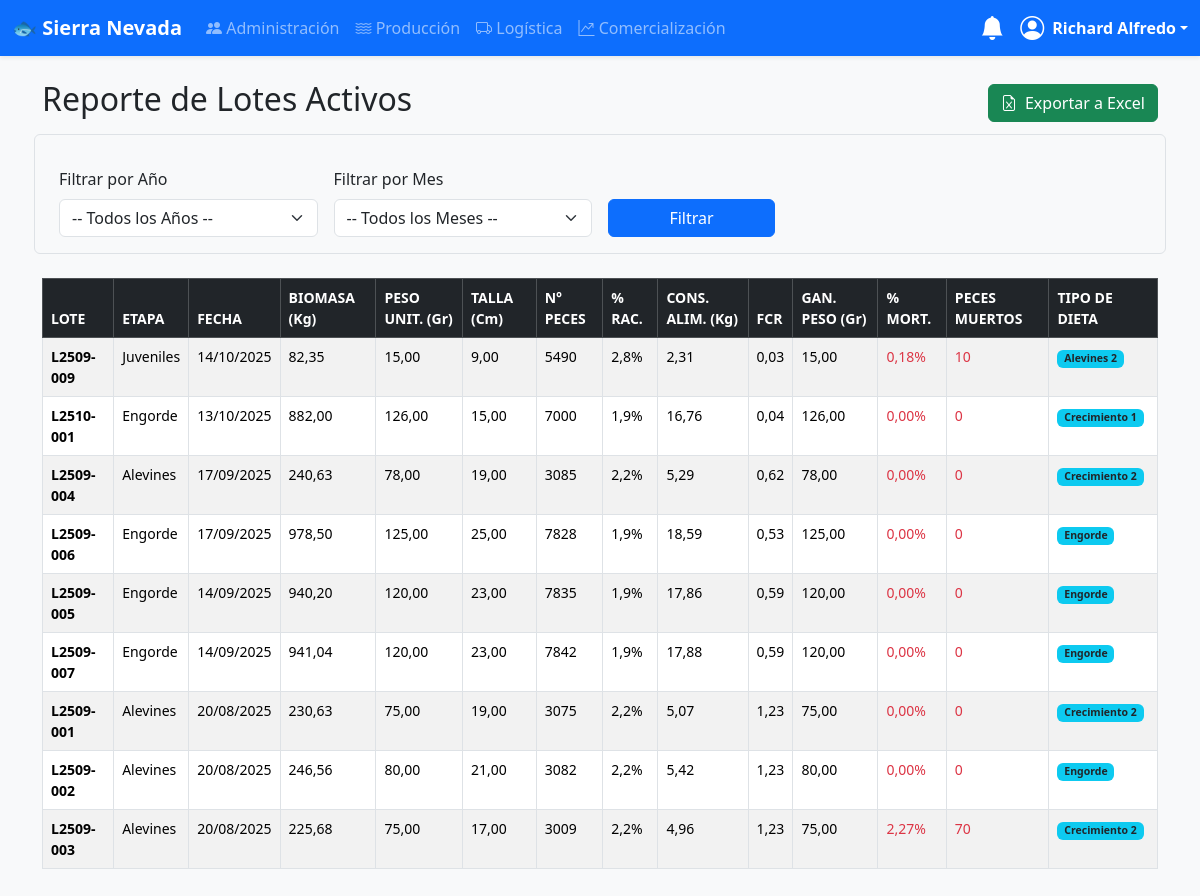
/produccion/historial/ (signed in), run on an earlier commit of the app's database.
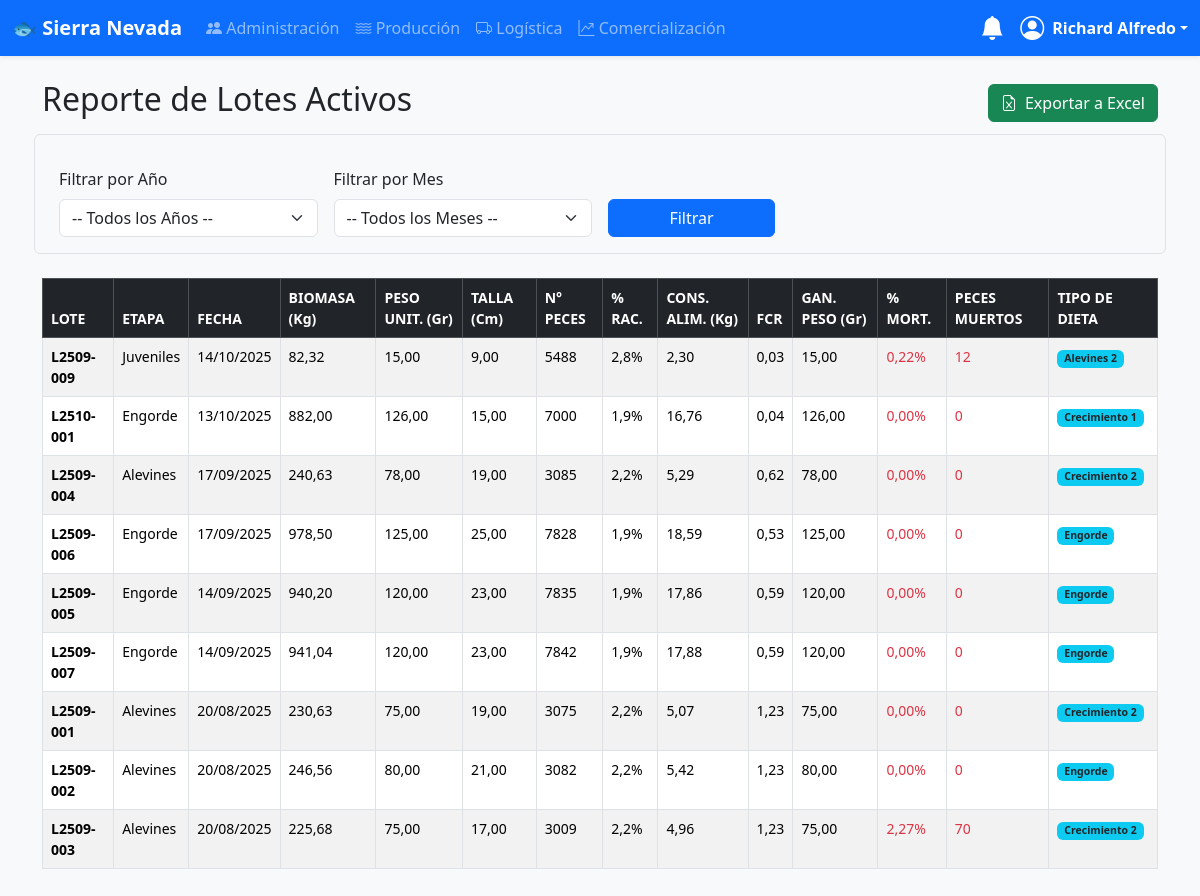
And on a later commit of the database.
### produccion/models.py (models this page shows, shortened)
class Lote(models.Model):
    ETAPAS = (('OVAS', 'Ovas'), ('ALEVINES', 'Alevines'), ('JUVENILES', 'Juveniles'), ('ENGORDE', 'Engorde'))
    codigo_lote = models.CharField(max_length=50, unique=True, blank=True, editable=False)
    etapa_actual = models.CharField(max_length=10, choices=ETAPAS)
    cantidad_inicial = models.PositiveIntegerField(default=0, editable=False, help_text="Cantidad de peces al inicio de la etapa actual")
    peso_promedio_inicial_gr = models.DecimalField(max_digits=7, decimal_places=2, default=Decimal('0.00'), editable=False, help_text="Peso promedio al inicio de la etapa actual")
    cantidad_total_peces = models.PositiveIntegerField(default=0)
    talla_min_cm = models.DecimalField(max_digits=5, decimal_places=2, null=True, blank=True, verbose_name="Talla Mínima (cm)")
    talla_max_cm = models.DecimalField(max_digits=5, decimal_places=2, null=True, blank=True, verbose_name="Talla Máxima (cm)")
    peso_promedio_pez_gr = models.DecimalField(max_digits=7, decimal_places=2, null=True, blank=True, help_text="Peso promedio en gramos")
    bastidor = models.OneToOneField('Bastidor', on_delete=models.SET_NULL, null=True, blank=True, related_name='lote_actual')
    artesa = models.ForeignKey('Artesa', on_delete=models.SET_NULL, null=True, blank=True, related_name='lotes')
    jaula = models.ForeignKey('Jaula', on_delete=models.SET_NULL, null=True, blank=True, related_name='lotes')
    fecha_ingreso_etapa = models.DateField(default=timezone.now)
    activo = models.BooleanField(default=True, help_text="Indica si el lote está activo o ha sido finalizado/cerrado")
    @property
    def tipo_alimento(self):
        if not self.talla_max_cm or self.talla_max_cm == 0:
            return "Alevines 1"
        talla = self.talla_max_cm
        if talla <= 8: return "Alevines 1"
        elif 8 < talla <= 10: return "Alevines 2"
        elif 10 < talla <= 15: return "Crecimiento 1"
        elif 15 < talla <= 20: return "Crecimiento 2"
        else: return "Engorde"
    @property
    def biomasa_kg(self):
        if self.cantidad_total_peces and self.peso_promedio_pez_gr:
            return (Decimal(self.cantidad_total_peces) * self.peso_promedio_pez_gr) / Decimal(1000)
        return Decimal(0)
    @property
    def racion_alimentaria_porcentaje(self):
        if not self.talla_max_cm or not self.peso_promedio_pez_gr:
            return Decimal(0)
        talla = self.talla_max_cm
        peso = self.peso_promedio_pez_gr
        if peso <= 20: return Decimal('2.8')
        if peso <= 50: return Decimal('2.5')
        if peso <= 100: return Decimal('2.2')
        if peso <= 150: return Decimal('1.9')
        if peso <= 250: return Decimal('1.5')
        return Decimal('1.2')
    @property
    def alimento_diario_kg(self):
        if not self.cantidad_total_peces or not self.peso_promedio_pez_gr:
            return Decimal(0)
        racion = self.racion_alimentaria_porcentaje
        alimento_kg = (self.biomasa_kg * racion) / Decimal(100)
        return round(alimento_kg, 2)
    @property
    def ganancia_en_peso_gr(self):
        if self.peso_promedio_pez_gr and self.peso_promedio_inicial_gr is not None:
            return self.peso_promedio_pez_gr - self.peso_promedio_inicial_gr
        return Decimal(0)
    @property
    def conversion_alimenticia(self):
        biomasa_ganada_kg = (self.ganancia_en_peso_gr * Decimal(self.cantidad_total_peces)) / Decimal(1000)
        dias_en_etapa = (timezone.now().date() - self.fecha_ingreso_etapa).days
        if dias_en_etapa <= 0:
            return Decimal(0)
        alimento_total_consumido_kg = self.alimento_diario_kg * dias_en_etapa
        if biomasa_ganada_kg > 0 and alimento_total_consumido_kg > 0:
            return round(alimento_total_consumido_kg / biomasa_ganada_kg, 2)
        return Decimal(0)

### produccion/views.py (the view)
# urls.py: path('historial/', views.HistorialTrazabilidadView.as_view(), name='historial-trazabilidad'),
class HistorialTrazabilidadView(ProduccionPermissionMixin, ListView):
    model = Lote
    template_name = 'produccion/historial_trazabilidad.html'
    context_object_name = 'lotes_data' # Cambiamos el nombre para más claridad
    paginate_by = 30
    def get_queryset(self):
        queryset = Lote.objects.filter(
            etapa_actual__in=['ALEVINES', 'JUVENILES', 'ENGORDE']
        ).prefetch_related('registros_mortalidad').order_by('-fecha_ingreso_etapa')
        year = self.request.GET.get('year')
        month = self.request.GET.get('month')
        if year:
            queryset = queryset.filter(fecha_ingreso_etapa__year=year)
        if month:
            queryset = queryset.filter(fecha_ingreso_etapa__month=month)
        return queryset
    def get_context_data(self, **kwargs):
        context = super().get_context_data(**kwargs)
        lotes_procesados = []
        for lote in context['lotes_data']:
            peces_muertos = lote.registros_mortalidad.aggregate(total=Coalesce(Sum('cantidad'), 0))['total']
            cantidad_inicial = lote.cantidad_total_peces + peces_muertos
            porc_mort = (peces_muertos / cantidad_inicial) * 100 if cantidad_inicial > 0 else 0
            lotes_procesados.append({
                'lote': lote,
                'peces_muertos': peces_muertos,
                'porc_mort': round(porc_mort, 2)
            })
        context['lotes_data'] = lotes_procesados # Reemplazamos la lista original por la procesada
        context['years'] = range(timezone.now().year, 2022, -1)
        context['months'] = [
            (1, 'Enero'), (2, 'Febrero'), (3, 'Marzo'), (4, 'Abril'),
            (5, 'Mayo'), (6, 'Junio'), (7, 'Julio'), (8, 'Agosto'),
            (9, 'Septiembre'), (10, 'Octubre'), (11, 'Noviembre'), (12, 'Diciembre')
        ]
        context['selected_year'] = self.request.GET.get('year', '')
        context['selected_month'] = self.request.GET.get('month', '')
        return context

### produccion/views.py (called while the page is built)
    def test_func(self):
        return self.request.user.is_staff or self.request.user.groups.filter(name='Produccion').exists()

### usuarios/templatetags/auth_extras.py (called while the page is built)
@register.filter(name='has_group')
def has_group(user, group_name):
    return user.groups.filter(name=group_name).exists()

### templates/produccion/historial_trazabilidad.html (shortened to what this page needs)
{% extends "base.html" %}
{% block content %}
<div class="d-flex justify-content-between align-items-center mb-4">
    <h1 class="h2">Reporte de Lotes Activos</h1>
    <a href="{% url 'exportar-lotes-excel' %}?year={{ selected_year }}&month={{ selected_month }}" class="btn btn-success">
        <i class="bi bi-file-earmark-excel me-2"></i>Exportar a Excel
    </a>
</div>
<form method="get" class="row g-3 mb-4 p-3 bg-light border rounded">
    <div class="col-md-3">
        <label for="yearFilter" class="form-label">Filtrar por Año</label>
        <select name="year" id="yearFilter" class="form-select">
            <option value="">-- Todos los Años --</option>
        </select>
    </div>
    <div class="col-md-3">
        <label for="monthFilter" class="form-label">Filtrar por Mes</label>
        <select name="month" id="monthFilter" class="form-select">
            <option value="">-- Todos los Meses --</option>
        </select>
    </div>
    <div class="col-md-2 align-self-end">
        <button type="submit" class="btn btn-primary w-100">Filtrar</button>
    </div>
</form>
<div class="table-responsive">
    <table class="table table-striped table-hover table-bordered small">
        <thead class="table-dark">
            <tr>
                <th>LOTE</th>
                <th>ETAPA</th>
                <th>FECHA</th>
                <th>BIOMASA (Kg)</th>
                <th>PESO UNIT. (Gr)</th>
                <th>TALLA (Cm)</th>
                <th>N° PECES</th>
                <th>% RAC.</th>
                <th>CONS. ALIM. (Kg)</th>
                <th>FCR</th>
                <th>GAN. PESO (Gr)</th>
                <th>% MORT.</th>
                <th>PECES MUERTOS</th>
                <th>TIPO DE DIETA</th>
            </tr>
        </thead>
        <tbody>
            {% for item in lotes_data %}
            <tr>
                <td><strong>{{ item.lote.codigo_lote }}</strong></td>
                <td>{{ item.lote.get_etapa_actual_display }}</td>
                <td>{{ item.lote.fecha_ingreso_etapa|date:"d/m/Y" }}</td>
                <td>{{ item.lote.biomasa_kg|floatformat:2 }}</td>
                <td>{{ item.lote.peso_promedio_pez_gr|floatformat:2 }}</td>
                <td>{{ item.lote.talla_max_cm|floatformat:2 }}</td>
                <td>{{ item.lote.cantidad_total_peces }}</td>
                <td>{{ item.lote.racion_alimentaria_porcentaje|floatformat:1 }}%</td>
                <td>{{ item.lote.alimento_diario_kg|floatformat:2 }}</td>
                <td>{{ item.lote.conversion_alimenticia|floatformat:2 }}</td>
                <td>{{ item.lote.ganancia_en_peso_gr|floatformat:2 }}</td>
                <td class="text-danger">{{ item.porc_mort|floatformat:2 }}%</td>
                <td class="text-danger">{{ item.peces_muertos }}</td>
                <td><span class="badge bg-info text-dark">{{ item.lote.tipo_alimento }}</span></td>
            </tr>
            {% empty %}
            <tr>
                <td colspan="14" class="text-center p-4">No hay lotes que coincidan con los filtros seleccionados.</td>
            </tr>
            {% endfor %}
        </tbody>
    </table>
</div>
{% endblock %}

What changed in the data, as far as the page shows it:
changed Lote "Juveniles": lote.biomasa_kg "82,35" → "82,32"; lote.cantidad_total_peces "5490" → "5488"; lote.alimento_diario_kg "2,31" → "2,30"; porc_mort "0,18" → "0,22"; peces_muertos "10" → "12"
